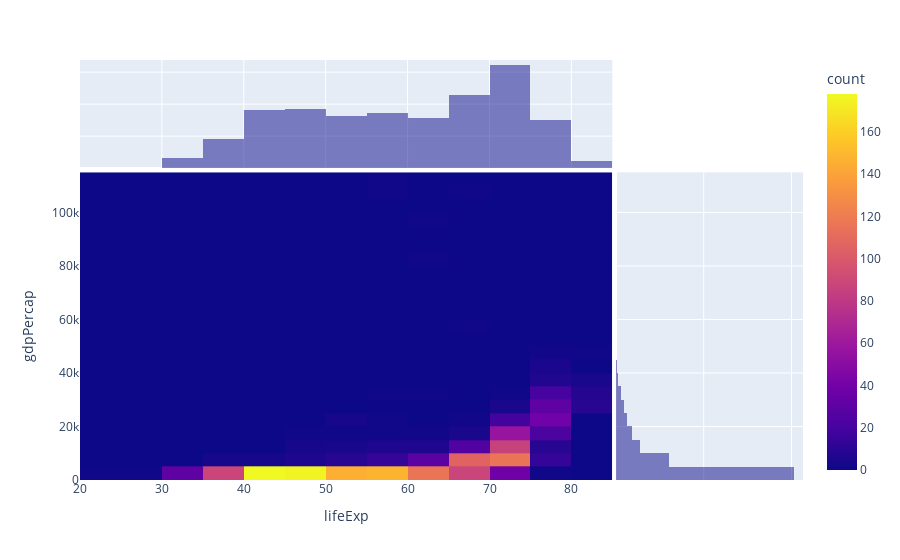

The cell this chart's notebook holds for it:
### Markdown cell above
[Back to top](#Index:) 

### Problem 13

#### Density Heatmap of Life Expectancy vs. GDP including marginal histograms with `plotly`



Create a Density Heatmap of Life Expectancy vs. GDP including marginals as histograms using `plotly`.

### Code cell
#density heatmap with plotly
fig = px.density_heatmap(gapminder, x="lifeExp", y="gdpPercap", marginal_x="histogram", marginal_y="histogram")
fig

### Figure 1 — Plotly figure (JSON) as saved in the notebook; plotly's stock layout.template omitted (floating-point values rounded to 4 significant figures; data arrays with more than 128 entries replaced by an {"elided": "..."} marker saying what was removed)
{"data": [{"coloraxis": "coloraxis", "hovertemplate": "lifeExp=%{x}<br>gdpPercap=%{y}<br>count=%{z}<extra></extra>", "name": "", "type": "histogram2d", "x": {"elided": "1704 float values"}, "xaxis": "x", "xbingroup": "x", "y": {"elided": "1704 float values"}, "yaxis": "y", "ybingroup": "y"}, {"alignmentgroup": "True", "bingroup": "x", "hovertemplate": "lifeExp=%{x}<br>count=%{y}<extra></extra>", "legendgroup": "", "marker": {"color": "#0d0887"}, "name": "", "offsetgroup": "", "opacity": 0.5, "showlegend": false, "type": "histogram", "x": {"elided": "1704 float values"}, "xaxis": "x3", "yaxis": "y3"}, {"alignmentgroup": "True", "bingroup": "y", "hovertemplate": "gdpPercap=%{y}<br>count=%{x}<extra></extra>", "legendgroup": "", "marker": {"color": "#0d0887"}, "name": "", "offsetgroup": "", "opacity": 0.5, "showlegend": false, "type": "histogram", "xaxis": "x2", "y": {"elided": "1704 float values"}, "yaxis": "y2"}], "layout": {"autosize": true, "barmode": "overlay", "coloraxis": {"colorbar": {"title": {"text": "count"}}, "colorscale": [[0, "#0d0887"], [0.1111, "#46039f"], [0.2222, "#7201a8"], [0.3333, "#9c179e"], [0.4444, "#bd3786"], [0.5556, "#d8576b"], [0.6667, "#ed7953"], [0.7778, "#fb9f3a"], [0.8889, "#fdca26"], [1, "#f0f921"]]}, "legend": {"tracegroupgap": 0}, "margin": {"t": 60}, "xaxis": {"anchor": "y", "autorange": true, "domain": [0, 0.7363], "range": [20, 85], "title": {"text": "lifeExp"}, "type": "linear"}, "xaxis2": {"anchor": "y2", "autorange": true, "domain": [0.7413, 1], "matches": "x2", "range": [0, 1065.0], "showgrid": true, "showline": false, "showticklabels": false, "ticks": ""}, "xaxis3": {"anchor": "y3", "autorange": true, "domain": [0, 0.7363], "matches": "x", "range": [20, 85], "showgrid": true, "showticklabels": false, "type": "linear"}, "xaxis4": {"anchor": "y4", "domain": [0.7413, 1], "matches": "x2", "showgrid": true, "showline": false, "showticklabels": false, "ticks": ""}, "yaxis": {"anchor": "x", "autorange": true, "domain": [0, 0.7326], "range": [0, 115000], "title": {"text": "gdpPercap"}, "type": "linear"}, "yaxis2": {"anchor": "x2", "autorange": true, "domain": [0, 0.7326], "matches": "y", "range": [0, 115000], "showgrid": true, "showticklabels": false, "type": "linear"}, "yaxis3": {"anchor": "x3", "autorange": true, "domain": [0.7426, 1], "matches": "y3", "range": [0, 337.9], "showgrid": true, "showline": false, "showticklabels": false, "ticks": ""}, "yaxis4": {"anchor": "x4", "domain": [0.7426, 1], "matches": "y3", "showgrid": true, "showline": false, "showticklabels": false, "ticks": ""}}}
